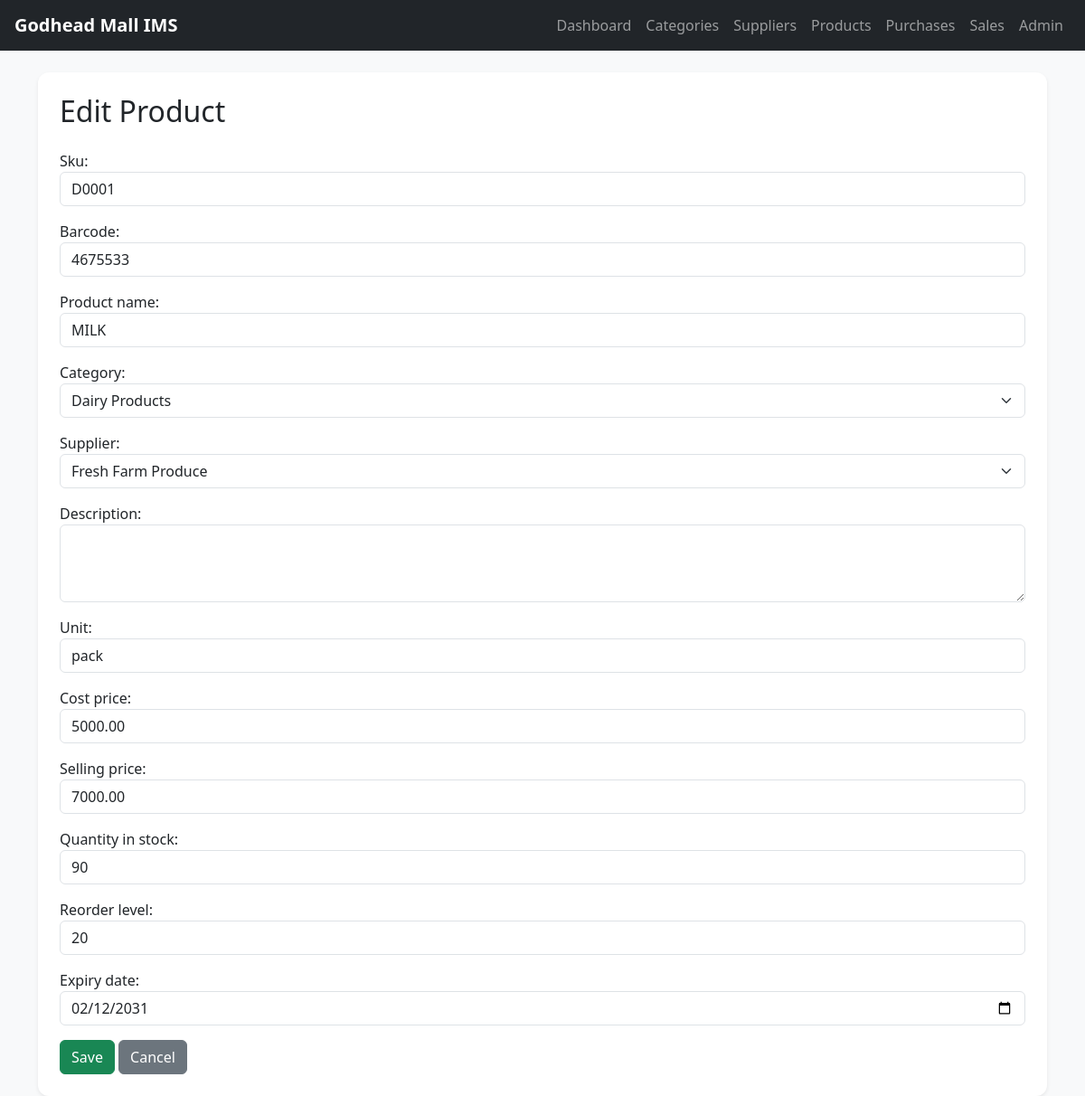
Before: /products/edit/8/ with the older database file.
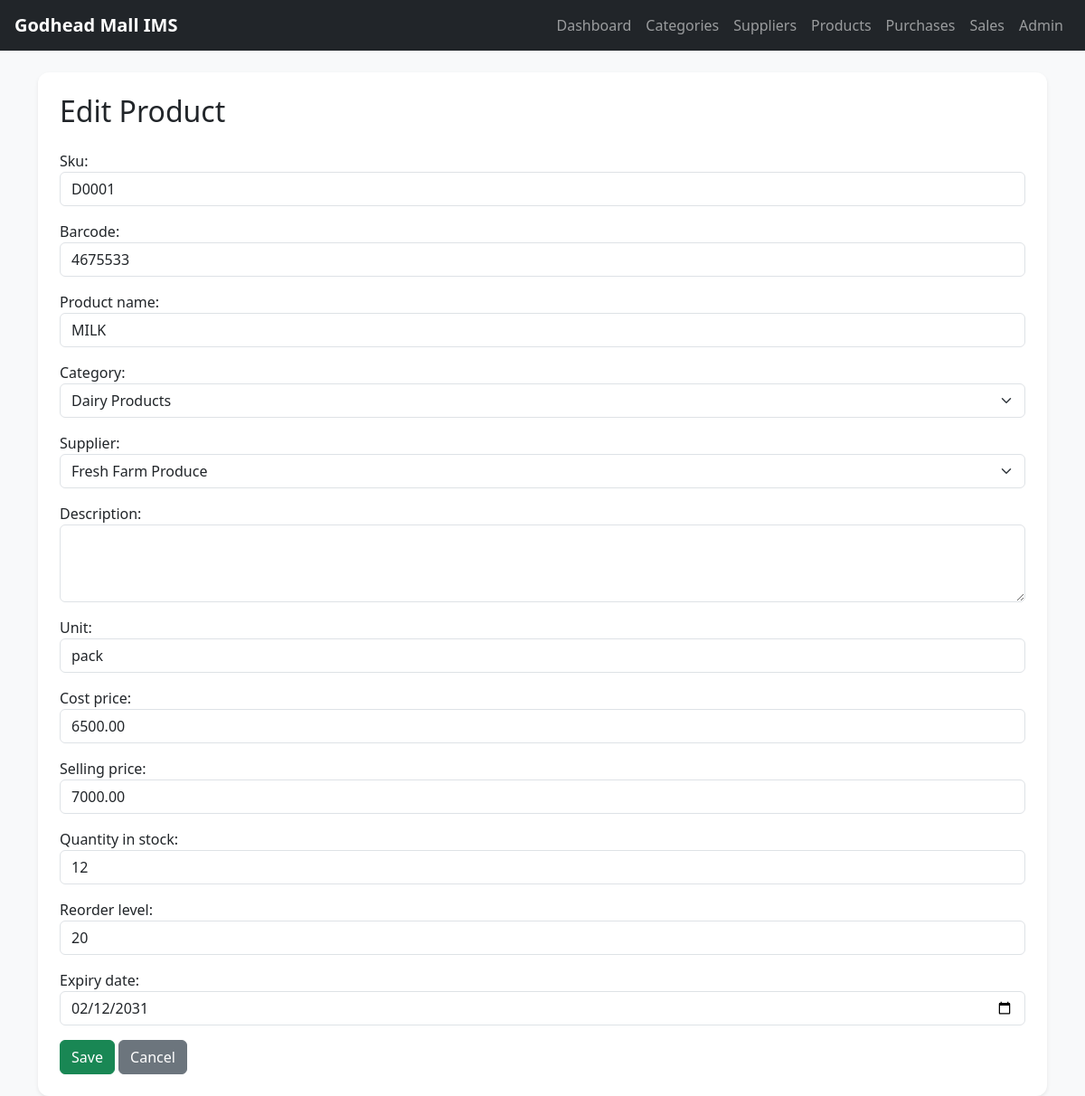
After: the same page with the newer database file.
### myinven/models.py (models this page shows, shortened)
class Product(models.Model):
    sku = models.CharField(max_length=50, unique=True)
    barcode = models.CharField(max_length=100, blank=True, null=True)
    product_name = models.CharField(max_length=200)
    category = models.ForeignKey(Category, on_delete=models.CASCADE, related_name='products')
    supplier = models.ForeignKey(Supplier, on_delete=models.SET_NULL, null=True, blank=True, related_name='products')
    description = models.TextField(blank=True, null=True)
    unit = models.CharField(max_length=50, default='pcs')
    cost_price = models.DecimalField(max_digits=12, decimal_places=2)
    selling_price = models.DecimalField(max_digits=12, decimal_places=2)
    quantity_in_stock = models.PositiveIntegerField(default=0)
    reorder_level = models.PositiveIntegerField(default=5)
    expiry_date = models.DateField(blank=True, null=True)
    created_at = models.DateTimeField(auto_now_add=True)
    updated_at = models.DateTimeField(auto_now=True)

### myinven/views.py (the view)
# urls.py: path('products/edit/<int:pk>/', views.product_update, name='product_update'),
def product_update(request, pk):
    product = get_object_or_404(Product, pk=pk)
    form = ProductForm(request.POST or None, instance=product)
    if form.is_valid():
        form.save()
        messages.success(request, "Product updated successfully.")
        return redirect('product_list')
    return render(request, 'inventory/product_form.html', {'form': form, 'title': 'Edit Product'})

### myinven/models.py (called while the page is built)
    def __str__(self):
        return self.name

    def __str__(self):
        return self.supplier_name

### myinven/templates/inventory/product_form.html (shortened to what this page needs)
{% extends 'inventory/base.html' %}
{% block content %}
<div class="card shadow-sm p-4">
    <h2 class="mb-4">{{ title }}</h2>
    <form method="post">
        {{ form.as_p }}
        <button type="submit" class="btn btn-success">Save</button>
        <a href="{% url 'product_list' %}" class="btn btn-secondary">Cancel</a>
    </form>
</div>
{% endblock %}

Changed rows visible on the page:
changed Product "MILK": cost_price "5000.00" → "6500.00"; quantity_in_stock "90" → "12"
